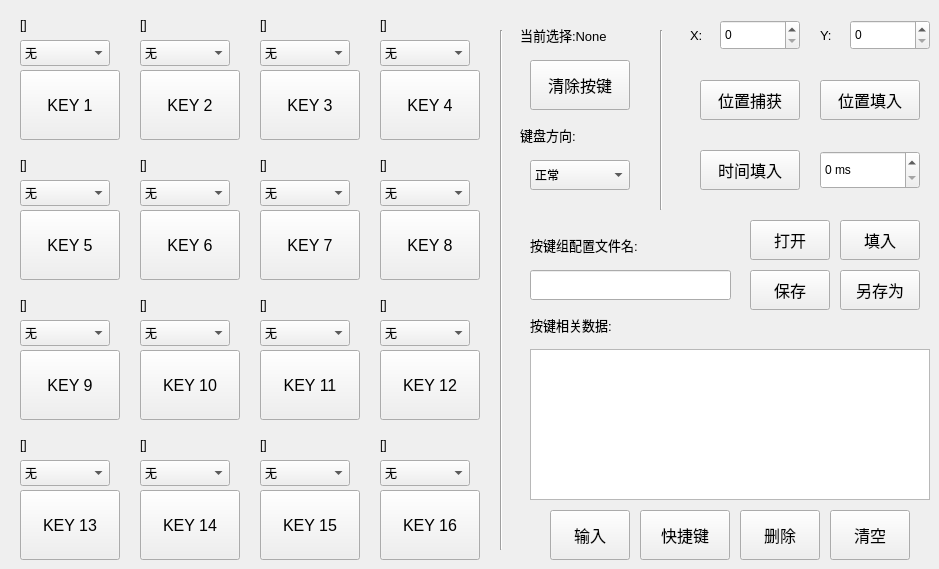
   <widget class="QWidget" name="tab_k">
    <attribute name="title">
     <string>键盘</string>
    </attribute>
    <widget class="QPushButton" name="key1">
     <property name="geometry">
      <rect>
       <x>20</x>
       <y>70</y>
       <width>100</width>
       <height>70</height>
      </rect>
     </property>
     <property name="font">
      <font>
       <pointsize>12</pointsize>
      </font>
     </property>
     <property name="focusPolicy">
      <enum>Qt::NoFocus</enum>
     </property>
     <property name="text">
      <string>KEY 1</string>
     </property>
    </widget>
    <widget class="QPushButton" name="key2">
     <property name="geometry">
      <rect>
       <x>140</x>
       <y>70</y>
       <width>100</width>
       <height>70</height>
      </rect>
     </property>
     <property name="font">
      <font>
       <pointsize>12</pointsize>
      </font>
     </property>
     <property name="focusPolicy">
      <enum>Qt::NoFocus</enum>
     </property>
     <property name="text">
      <string>KEY 2</string>
     </property>
    </widget>
    <widget class="QPushButton" name="key3">
     <property name="geometry">
      <rect>
       <x>260</x>
       <y>70</y>
       <width>100</width>
       <height>70</height>
      </rect>
     </property>
     <property name="font">
      <font>
       <pointsize>12</pointsize>
      </font>
     </property>
     <property name="focusPolicy">
      <enum>Qt::NoFocus</enum>
     </property>
     <property name="text">
      <string>KEY 3</string>
     </property>
    </widget>
    <widget class="QPushButton" name="key4">
     <property name="geometry">
      <rect>
       <x>380</x>
       <y>70</y>
       <width>100</width>
       <height>70</height>
      </rect>
     </property>
     <property name="font">
      <font>
       <pointsize>12</pointsize>
      </font>
     </property>
     <property name="focusPolicy">
      <enum>Qt::NoFocus</enum>
     </property>
     <property name="text">
      <string>KEY 4</string>
     </property>
    </widget>
    <widget class="QPushButton" name="key5">
     <property name="geometry">
      <rect>
       <x>20</x>
       <y>210</y>
       <width>100</width>
       <height>70</height>
      </rect>
     </property>
     <property name="font">
      <font>
       <pointsize>12</pointsize>
      </font>
     </property>
     <property name="focusPolicy">
      <enum>Qt::NoFocus</enum>
     </property>
     <property name="text">
      <string>KEY 5</string>
     </property>
    </widget>
    <widget class="QPushButton" name="key6">
     <property name="geometry">
      <rect>
       <x>140</x>
       <y>210</y>
       <width>100</width>
       <height>70</height>
      </rect>
     </property>
     <property name="font">
      <font>
       <pointsize>12</pointsize>
      </font>
     </property>
     <property name="focusPolicy">
      <enum>Qt::NoFocus</enum>
     </property>
     <property name="text">
      <string>KEY 6</string>
     </property>
    </widget>
    <widget class="QPushButton" name="key7">
     <property name="geometry">
      <rect>
       <x>260</x>
       <y>210</y>
       <width>100</width>
       <height>70</height>
      </rect>
     </property>
     <property name="font">
      <font>
       <pointsize>12</pointsize>
      </font>
     </property>
     <property name="focusPolicy">
      <enum>Qt::NoFocus</enum>
     </property>
     <property name="text">
      <string>KEY 7</string>
     </property>
    </widget>
    <widget class="QPushButton" name="key8">
     <property name="geometry">
      <rect>
       <x>380</x>
       <y>210</y>
       <width>100</width>
       <height>70</height>
      </rect>
     </property>
     <property name="font">
      <font>
       <pointsize>12</pointsize>
      </font>
     </property>
     <property name="focusPolicy">
      <enum>Qt::NoFocus</enum>
     </property>
     <property name="text">
      <string>KEY 8</string>
     </property>
    </widget>
    <widget class="QPushButton" name="key9">
     <property name="geometry">
      <rect>
       <x>20</x>
       <y>350</y>
       <width>100</width>
       <height>70</height>
      </rect>
     </property>
     <property name="font">
      <font>
       <pointsize>12</pointsize>
      </font>
     </property>
     <property name="focusPolicy">
      <enum>Qt::NoFocus</enum>
     </property>
     <property name="text">
      <string>KEY 9</string>
     </property>
    </widget>
    <widget class="QPushButton" name="key10">
     <property name="geometry">
      <rect>
       <x>140</x>
       <y>350</y>
       <width>100</width>
       <height>70</height>
      </rect>
     </property>
     <property name="font">
      <font>
       <pointsize>12</pointsize>
      </font>
     </property>
     <property name="focusPolicy">
      <enum>Qt::NoFocus</enum>
     </property>
     <property name="text">
      <string>KEY 10</string>
     </property>
    </widget>
    <widget class="QPushButton" name="key11">
     <property name="geometry">
      <rect>
       <x>260</x>
       <y>350</y>
       <width>100</width>
       <height>70</height>
      </rect>
     </property>
     <property name="font">
      <font>
       <pointsize>12</pointsize>
      </font>
     </property>
     <property name="focusPolicy">
      <enum>Qt::NoFocus</enum>
     </property>
     <property name="text">
      <string>KEY 11</string>
     </property>
    </widget>
    <widget class="QPushButton" name="key12">
     <property name="geometry">
      <rect>
       <x>380</x>
       <y>350</y>
       <width>100</width>
       <height>70</height>
      </rect>
     </property>
     <property name="font">
      <font>
       <pointsize>12</pointsize>
      </font>
     </property>
     <property name="focusPolicy">
      <enum>Qt::NoFocus</enum>
     </property>
     <property name="text">
      <string>KEY 12</string>
     </property>
    </widget>
    <widget class="QPushButton" name="key13">
     <property name="geometry">
      <rect>
       <x>20</x>
       <y>490</y>
       <width>100</width>
       <height>70</height>
      </rect>
     </property>
     <property name="font">
      <font>
       <pointsize>12</pointsize>
      </font>
     </property>
     <property name="focusPolicy">
      <enum>Qt::NoFocus</enum>
     </property>
     <property name="text">
      <string>KEY 13</string>
     </property>
    </widget>
    <widget class="QPushButton" name="key14">
     <property name="geometry">
      <rect>
       <x>140</x>
       <y>490</y>
       <width>100</width>
       <height>70</height>
      </rect>
     </property>
     <property name="font">
      <font>
       <pointsize>12</pointsize>
      </font>
     </property>
     <property name="focusPolicy">
      <enum>Qt::NoFocus</enum>
     </property>
     <property name="text">
      <string>KEY 14</string>
     </property>
    </widget>
    <widget class="QPushButton" name="key15">
     <property name="geometry">
      <rect>
       <x>260</x>
       <y>490</y>
       <width>100</width>
       <height>70</height>
      </rect>
     </property>
     <property name="font">
      <font>
       <pointsize>12</pointsize>
      </font>
     </property>
     <property name="focusPolicy">
      <enum>Qt::NoFocus</enum>
     </property>
     <property name="text">
      <string>KEY 15</string>
     </property>
    </widget>
    <widget class="QPushButton" name="key16">
     <property name="geometry">
      <rect>
       <x>380</x>
       <y>490</y>
       <width>100</width>
       <height>70</height>
      </rect>
     </property>
     <property name="font">
      <font>
       <pointsize>12</pointsize>
      </font>
     </property>
     <property name="focusPolicy">
      <enum>Qt::NoFocus</enum>
     </property>
     <property name="text">
      <string>KEY 16</string>
     </property>
    </widget>
    <widget class="QLabel" name="lb_key_1">
     <property name="geometry">
      <rect>
       <x>20</x>
       <y>10</y>
       <width>120</width>
       <height>30</height>
      </rect>
     </property>
     <property name="focusPolicy">
      <enum>Qt::NoFocus</enum>
     </property>
     <property name="text">
      <string>[]</string>
     </property>
    </widget>
    <widget class="QLabel" name="lb_key_2">
     <property name="geometry">
      <rect>
       <x>140</x>
       <y>10</y>
       <width>120</width>
       <height>30</height>
      </rect>
     </property>
     <property name="focusPolicy">
      <enum>Qt::NoFocus</enum>
     </property>
     <property name="text">
      <string>[]</string>
     </property>
    </widget>
    <widget class="QLabel" name="lb_key_3">
     <property name="geometry">
      <rect>
       <x>260</x>
       <y>10</y>
       <width>120</width>
       <height>30</height>
      </rect>
     </property>
     <property name="focusPolicy">
      <enum>Qt::NoFocus</enum>
     </property>
     <property name="text">
      <string>[]</string>
     </property>
    </widget>
    <widget class="QLabel" name="lb_key_4">
     <property name="geometry">
      <rect>
       <x>380</x>
       <y>10</y>
       <width>120</width>
       <height>30</height>
      </rect>
     </property>
     <property name="focusPolicy">
      <enum>Qt::NoFocus</enum>
     </property>
     <property name="text">
      <string>[]</string>
     </property>
    </widget>
    <widget class="QLabel" name="lb_key_5">
     <property name="geometry">
      <rect>
       <x>20</x>
       <y>150</y>
       <width>120</width>
       <height>30</height>
      </rect>
     </property>
     <property name="focusPolicy">
      <enum>Qt::NoFocus</enum>
     </property>
     <property name="text">
      <string>[]</string>
     </property>
    </widget>
    <widget class="QLabel" name="lb_key_6">
     <property name="geometry">
      <rect>
       <x>140</x>
       <y>150</y>
       <width>120</width>
       <height>30</height>
      </rect>
     </property>
     <property name="focusPolicy">
      <enum>Qt::NoFocus</enum>
     </property>
     <property name="text">
      <string>[]</string>
     </property>
    </widget>
    <widget class="QLabel" name="lb_key_7">
     <property name="geometry">
      <rect>
       <x>260</x>
       <y>150</y>
       <width>120</width>
       <height>30</height>
      </rect>
     </property>
     <property name="focusPolicy">
      <enum>Qt::NoFocus</enum>
     </property>
     <property name="text">
      <string>[]</string>
     </property>
    </widget>
    <widget class="QLabel" name="lb_key_8">
     <property name="geometry">
      <rect>
       <x>380</x>
       <y>150</y>
       <width>120</width>
       <height>30</height>
      </rect>
     </property>
     <property name="focusPolicy">
      <enum>Qt::NoFocus</enum>
     </property>
     <property name="text">
      <string>[]</string>
     </property>
    </widget>
    <widget class="QLabel" name="lb_key_9">
     <property name="geometry">
      <rect>
       <x>20</x>
       <y>290</y>
       <width>120</width>
       <height>30</height>
      </rect>
     </property>
     <property name="focusPolicy">
      <enum>Qt::NoFocus</enum>
     </property>
     <property name="text">
      <string>[]</string>
     </property>
    </widget>
    <widget class="QLabel" name="lb_key_10">
     <property name="geometry">
      <rect>
       <x>140</x>
       <y>290</y>
       <width>120</width>
       <height>30</height>
      </rect>
     </property>
     <property name="focusPolicy">
      <enum>Qt::NoFocus</enum>
     </property>
     <property name="text">
      <string>[]</string>
     </property>
    </widget>
    <widget class="QLabel" name="lb_key_11">
     <property name="geometry">
      <rect>
       <x>260</x>
       <y>290</y>
       <width>120</width>
       <height>30</height>
      </rect>
     </property>
     <property name="focusPolicy">
      <enum>Qt::NoFocus</enum>
     </property>
     <property name="text">
      <string>[]</string>
     </property>
    </widget>
    <widget class="QLabel" name="lb_key_12">
     <property name="geometry">
      <rect>
       <x>380</x>
       <y>290</y>
       <width>120</width>
       <height>30</height>
      </rect>
     </property>
     <property name="focusPolicy">
      <enum>Qt::NoFocus</enum>
     </property>
     <property name="text">
      <string>[]</string>
     </property>
    </widget>
    <widget class="QLabel" name="lb_key_13">
     <property name="geometry">
      <rect>
       <x>20</x>
       <y>430</y>
       <width>120</width>
       <height>30</height>
      </rect>
     </property>
     <property name="focusPolicy">
      <enum>Qt::NoFocus</enum>
     </property>
     <property name="text">
      <string>[]</string>
     </property>
    </widget>
    <widget class="QLabel" name="lb_key_14">
     <property name="geometry">
      <rect>
       <x>140</x>
       <y>430</y>
       <width>120</width>
       <height>30</height>
      </rect>
     </property>
     <property name="focusPolicy">
      <enum>Qt::NoFocus</enum>
     </property>
     <property name="text">
      <string>[]</string>
     </property>
    </widget>
    <widget class="QLabel" name="lb_key_15">
     <property name="geometry">
      <rect>
       <x>260</x>
       <y>430</y>
       <width>120</width>
       <height>30</height>
      </rect>
     </property>
     <property name="focusPolicy">
      <enum>Qt::NoFocus</enum>
     </property>
     <property name="text">
      <string>[]</string>
     </property>
    </widget>
    <widget class="QLabel" name="lb_key_16">
     <property name="geometry">
      <rect>
       <x>380</x>
       <y>430</y>
       <width>120</width>
       <height>30</height>
      </rect>
     </property>
     <property name="focusPolicy">
      <enum>Qt::NoFocus</enum>
     </property>
     <property name="text">
      <string>[]</string>
     </property>
    </widget>
    <widget class="QComboBox" name="cBox_k_1">
     <property name="geometry">
      <rect>
       <x>20</x>
       <y>40</y>
       <width>90</width>
       <height>26</height>
      </rect>
     </property>
     <property name="focusPolicy">
      <enum>Qt::NoFocus</enum>
     </property>
     <item>
      <property name="text">
       <string>无</string>
      </property>
     </item>
     <item>
      <property name="text">
       <string>单键</string>
      </property>
     </item>
     <item>
      <property name="text">
       <string>快捷键</string>
      </property>
     </item>
     <item>
      <property name="text">
       <string>按键组</string>
      </property>
     </item>
     <item>
      <property name="text">
       <string>光标移位</string>
      </property>
     </item>
     <item>
      <property name="text">
       <string>光标点击</string>
      </property>
     </item>
     <item>
      <property name="text">
       <string>切换键</string>
      </property>
     </item>
     <item>
      <property name="text">
       <string>按键连点</string>
      </property>
     </item>
     <item>
      <property name="text">
       <string>灯控</string>
      </property>
     </item>
     <item>
      <property name="text">
       <string>串口</string>
      </property>
     </item>
     <item>
      <property name="text">
       <string>蜂鸣器</string>
      </property>
     </item>
    </widget>
    <widget class="Line" name="line_5">
     <property name="geometry">
      <rect>
       <x>500</x>
       <y>30</y>
       <width>3</width>
       <height>520</height>
      </rect>
     </property>
     <property name="focusPolicy">
      <enum>Qt::NoFocus</enum>
     </property>
     <property name="orientation">
      <enum>Qt::Vertical</enum>
     </property>
    </widget>
    <widget class="QPlainTextEdit" name="mode3Box">
     <property name="geometry">
      <rect>
       <x>530</x>
       <y>349</y>
       <width>400</width>
       <height>151</height>
      </rect>
     </property>
     <property name="focusPolicy">
      <enum>Qt::NoFocus</enum>
     </property>
     <property name="layoutDirection">
      <enum>Qt::LeftToRight</enum>
     </property>
     <property name="lineWrapMode">
      <enum>QPlainTextEdit::WidgetWidth</enum>
     </property>
     <property name="readOnly">
      <bool>true</bool>
     </property>
     <property name="tabStopWidth">
      <number>80</number>
     </property>
    </widget>
    <widget class="QPushButton" name="mode3_clear">
     <property name="geometry">
      <rect>
       <x>830</x>
       <y>510</y>
       <width>80</width>
       <height>50</height>
      </rect>
     </property>
     <property name="font">
      <font>
       <pointsize>12</pointsize>
      </font>
     </property>
     <property name="focusPolicy">
      <enum>Qt::NoFocus</enum>
     </property>
     <property name="text">
      <string>清空</string>
     </property>
    </widget>
    <widget class="QPushButton" name="mode3_del">
     <property name="geometry">
      <rect>
       <x>740</x>
       <y>510</y>
       <width>80</width>
       <height>50</height>
      </rect>
     </property>
     <property name="font">
      <font>
       <pointsize>12</pointsize>
      </font>
     </property>
     <property name="focusPolicy">
      <enum>Qt::NoFocus</enum>
     </property>
     <property name="text">
      <string>删除</string>
     </property>
    </widget>
    <widget class="QPushButton" name="key_clear">
     <property name="geometry">
      <rect>
       <x>530</x>
       <y>60</y>
       <width>100</width>
       <height>50</height>
      </rect>
     </property>
     <property name="font">
      <font>
       <pointsize>12</pointsize>
      </font>
     </property>
     <property name="focusPolicy">
      <enum>Qt::NoFocus</enum>
     </property>
     <property name="text">
      <string>清除按键</string>
     </property>
    </widget>
    <widget class="QPushButton" name="mode3_input">
     <property name="geometry">
      <rect>
       <x>550</x>
       <y>510</y>
       <width>80</width>
       <height>50</height>
      </rect>
     </property>
     <property name="font">
      <font>
       <pointsize>12</pointsize>
      </font>
     </property>
     <property name="focusPolicy">
      <enum>Qt::NoFocus</enum>
     </property>
     <property name="text">
      <string>输入</string>
     </property>
    </widget>
    <widget class="QLabel" name="label_68">
     <property name="geometry">
      <rect>
       <x>530</x>
       <y>310</y>
       <width>131</width>
       <height>30</height>
      </rect>
     </property>
     <property name="font">
      <font>
       <pointsize>10</pointsize>
      </font>
     </property>
     <property name="focusPolicy">
      <enum>Qt::NoFocus</enum>
     </property>
     <property name="text">
      <string>按键相关数据:</string>
     </property>
    </widget>
    <widget class="Line" name="line_9">
     <property name="geometry">
      <rect>
       <x>660</x>
       <y>30</y>
       <width>3</width>
       <height>180</height>
      </rect>
     </property>
     <property name="focusPolicy">
      <enum>Qt::NoFocus</enum>
     </property>
     <property name="orientation">
      <enum>Qt::Vertical</enum>
     </property>
    </widget>
    <widget class="QLabel" name="lb_key_cs">
     <property name="geometry">
      <rect>
       <x>520</x>
       <y>20</y>
       <width>150</width>
       <height>30</height>
      </rect>
     </property>
     <property name="font">
      <font>
       <pointsize>10</pointsize>
      </font>
     </property>
     <property name="focusPolicy">
      <enum>Qt::NoFocus</enum>
     </property>
     <property name="text">
      <string>当前选择:None</string>
     </property>
    </widget>
    <widget class="QComboBox" name="cBox_key_turn">
     <property name="geometry">
      <rect>
       <x>530</x>
       <y>160</y>
       <width>100</width>
       <height>30</height>
      </rect>
     </property>
     <property name="focusPolicy">
      <enum>Qt::NoFocus</enum>
     </property>
     <item>
      <property name="text">
       <string>正常</string>
      </property>
     </item>
     <item>
      <property name="text">
       <string>右旋90°</string>
      </property>
     </item>
     <item>
      <property name="text">
       <string>旋转180°</string>
      </property>
     </item>
     <item>
      <property name="text">
       <string>左旋90°</string>
      </property>
     </item>
    </widget>
    <widget class="QLabel" name="lb_key_cs_2">
     <property name="geometry">
      <rect>
       <x>520</x>
       <y>120</y>
       <width>150</width>
       <height>30</height>
      </rect>
     </property>
     <property name="font">
      <font>
       <pointsize>10</pointsize>
      </font>
     </property>
     <property name="focusPolicy">
      <enum>Qt::NoFocus</enum>
     </property>
     <property name="text">
      <string>键盘方向:</string>
     </property>
    </widget>
    <widget class="QPushButton" name="mode3_shortcut">
     <property name="geometry">
      <rect>
       <x>640</x>
       <y>510</y>
       <width>90</width>
       <height>50</height>
      </rect>
     </property>
     <property name="font">
      <font>
       <pointsize>12</pointsize>
      </font>
     </property>
     <property name="focusPolicy">
      <enum>Qt::NoFocus</enum>
     </property>
     <property name="text">
      <string>快捷键</string>
     </property>
    </widget>
    <widget class="QComboBox" name="cBox_k_2">
     <property name="geometry">
      <rect>
       <x>140</x>
       <y>40</y>
       <width>90</width>
       <height>26</height>
      </rect>
     </property>
     <property name="focusPolicy">
      <enum>Qt::NoFocus</enum>
     </property>
     <item>
      <property name="text">
       <string>无</string>
      </property>
     </item>
    </widget>
    <widget class="QComboBox" name="cBox_k_3">
     <property name="geometry">
      <rect>
       <x>260</x>
       <y>40</y>
       <width>90</width>
       <height>26</height>
      </rect>
     </property>
     <property name="focusPolicy">
      <enum>Qt::NoFocus</enum>
     </property>
     <item>
      <property name="text">
       <string>无</string>
      </property>
     </item>
    </widget>
    <widget class="QComboBox" name="cBox_k_4">
     <property name="geometry">
      <rect>
       <x>380</x>
       <y>40</y>
       <width>90</width>
       <height>26</height>
      </rect>
     </property>
     <property name="focusPolicy">
      <enum>Qt::NoFocus</enum>
     </property>
     <item>
      <property name="text">
       <string>无</string>
      </property>
     </item>
    </widget>
    <widget class="QComboBox" name="cBox_k_5">
     <property name="geometry">
      <rect>
       <x>20</x>
       <y>180</y>
       <width>90</width>
       <height>26</height>
      </rect>
     </property>
     <property name="focusPolicy">
      <enum>Qt::NoFocus</enum>
     </property>
     <item>
      <property name="text">
       <string>无</string>
      </property>
     </item>
    </widget>
    <widget class="QComboBox" name="cBox_k_6">
     <property name="geometry">
      <rect>
       <x>140</x>
       <y>180</y>
       <width>90</width>
       <height>26</height>
      </rect>
     </property>
     <property name="focusPolicy">
      <enum>Qt::NoFocus</enum>
     </property>
     <item>
      <property name="text">
       <string>无</string>
      </property>
     </item>
    </widget>
    <widget class="QComboBox" name="cBox_k_7">
     <property name="geometry">
      <rect>
       <x>260</x>
       <y>180</y>
       <width>90</width>
       <height>26</height>
      </rect>
     </property>
     <property name="focusPolicy">
      <enum>Qt::NoFocus</enum>
     </property>
     <item>
      <property name="text">
       <string>无</string>
      </property>
     </item>
    </widget>
    <widget class="QComboBox" name="cBox_k_8">
     <property name="geometry">
      <rect>
       <x>380</x>
       <y>180</y>
       <width>90</width>
       <height>26</height>
      </rect>
     </property>
     <property name="focusPolicy">
      <enum>Qt::NoFocus</enum>
     </property>
     <item>
      <property name="text">
       <string>无</string>
      </property>
     </item>
    </widget>
    <widget class="QComboBox" name="cBox_k_9">
     <property name="geometry">
      <rect>
       <x>20</x>
       <y>320</y>
       <width>90</width>
       <height>26</height>
      </rect>
     </property>
     <property name="focusPolicy">
      <enum>Qt::NoFocus</enum>
     </property>
     <item>
      <property name="text">
       <string>无</string>
      </property>
     </item>
    </widget>
    <widget class="QComboBox" name="cBox_k_10">
     <property name="geometry">
      <rect>
       <x>140</x>
       <y>320</y>
       <width>90</width>
       <height>26</height>
      </rect>
     </property>
     <property name="focusPolicy">
      <enum>Qt::NoFocus</enum>
     </property>
     <item>
      <property name="text">
       <string>无</string>
      </property>
     </item>
    </widget>
    <widget class="QComboBox" name="cBox_k_11">
     <property name="geometry">
      <rect>
       <x>260</x>
       <y>320</y>
       <width>90</width>
       <height>26</height>
      </rect>
     </property>
     <property name="focusPolicy">
      <enum>Qt::NoFocus</enum>
     </property>
     <item>
      <property name="text">
       <string>无</string>
      </property>
     </item>
    </widget>
    <widget class="QComboBox" name="cBox_k_12">
     <property name="geometry">
      <rect>
       <x>380</x>
       <y>320</y>
       <width>90</width>
       <height>26</height>
      </rect>
     </property>
     <property name="focusPolicy">
      <enum>Qt::NoFocus</enum>
     </property>
     <item>
      <property name="text">
       <string>无</string>
      </property>
     </item>
    </widget>
    <widget class="QComboBox" name="cBox_k_13">
     <property name="geometry">
      <rect>
       <x>20</x>
       <y>460</y>
       <width>90</width>
       <height>26</height>
      </rect>
     </property>
     <property name="focusPolicy">
      <enum>Qt::NoFocus</enum>
     </property>
     <item>
      <property name="text">
       <string>无</string>
      </property>
     </item>
    </widget>
    <widget class="QComboBox" name="cBox_k_14">
     <property name="geometry">
      <rect>
       <x>140</x>
       <y>460</y>
       <width>90</width>
       <height>26</height>
      </rect>
     </property>
     <property name="focusPolicy">
      <enum>Qt::NoFocus</enum>
     </property>
     <item>
      <property name="text">
       <string>无</string>
      </property>
     </item>
    </widget>
    <widget class="QComboBox" name="cBox_k_15">
     <property name="geometry">
      <rect>
       <x>260</x>
       <y>460</y>
       <width>90</width>
       <height>26</height>
      </rect>
     </property>
     <property name="focusPolicy">
      <enum>Qt::NoFocus</enum>
     </property>
     <item>
      <property name="text">
       <string>无</string>
      </property>
     </item>
    </widget>
    <widget class="QComboBox" name="cBox_k_16">
     <property name="geometry">
      <rect>
       <x>380</x>
       <y>460</y>
       <width>90</width>
       <height>26</height>
      </rect>
     </property>
     <property name="focusPolicy">
      <enum>Qt::NoFocus</enum>
     </property>
     <item>
      <property name="text">
       <string>无</string>
      </property>
     </item>
    </widget>
    <widget class="QPushButton" name="Bt_open_key">
     <property name="geometry">
      <rect>
       <x>750</x>
       <y>220</y>
       <width>80</width>
       <height>40</height>
      </rect>
     </property>
     <property name="font">
      <font>
       <pointsize>12</pointsize>
      </font>
     </property>
     <property name="focusPolicy">
      <enum>Qt::NoFocus</enum>
     </property>
     <property name="text">
      <string>打开</string>
     </property>
    </widget>
    <widget class="QPushButton" name="Bt_save_key">
     <property name="geometry">
      <rect>
       <x>750</x>
       <y>270</y>
       <width>80</width>
       <height>40</height>
      </rect>
     </property>
     <property name="font">
      <font>
       <pointsize>12</pointsize>
      </font>
     </property>
     <property name="focusPolicy">
      <enum>Qt::NoFocus</enum>
     </property>
     <property name="text">
      <string>保存</string>
     </property>
    </widget>
    <widget class="QPushButton" name="Bt_saveas_key">
     <property name="geometry">
      <rect>
       <x>840</x>
       <y>270</y>
       <width>80</width>
       <height>40</height>
      </rect>
     </property>
     <property name="font">
      <font>
       <pointsize>12</pointsize>
      </font>
     </property>
     <property name="focusPolicy">
      <enum>Qt::NoFocus</enum>
     </property>
     <property name="text">
      <string>另存为</string>
     </property>
    </widget>
    <widget class="QLabel" name="label_33">
     <property name="geometry">
      <rect>
       <x>530</x>
       <y>230</y>
       <width>150</width>
       <height>30</height>
      </rect>
     </property>
     <property name="font">
      <font>
       <pointsize>10</pointsize>
      </font>
     </property>
     <property name="focusPolicy">
      <enum>Qt::NoFocus</enum>
     </property>
     <property name="text">
      <string>按键组配置文件名:</string>
     </property>
    </widget>
    <widget class="QLineEdit" name="lineEdit_fileName_key">
     <property name="geometry">
      <rect>
       <x>530</x>
       <y>270</y>
       <width>201</width>
       <height>30</height>
      </rect>
     </property>
     <property name="font">
      <font>
       <pointsize>10</pointsize>
      </font>
     </property>
     <property name="focusPolicy">
      <enum>Qt::NoFocus</enum>
     </property>
     <property name="layoutDirection">
      <enum>Qt::LeftToRight</enum>
     </property>
     <property name="autoFillBackground">
      <bool>false</bool>
     </property>
    </widget>
    <widget class="QPushButton" name="Bt_write_key">
     <property name="geometry">
      <rect>
       <x>840</x>
       <y>220</y>
       <width>80</width>
       <height>40</height>
      </rect>
     </property>
     <property name="font">
      <font>
       <pointsize>12</pointsize>
      </font>
     </property>
     <property name="focusPolicy">
      <enum>Qt::NoFocus</enum>
     </property>
     <property name="text">
      <string>填入</string>
     </property>
    </widget>
    <widget class="QSpinBox" name="spinBox_delay">
     <property name="geometry">
      <rect>
       <x>820</x>
       <y>151</y>
       <width>100</width>
       <height>38</height>
      </rect>
     </property>
     <property name="focusPolicy">
      <enum>Qt::ClickFocus</enum>
     </property>
     <property name="suffix">
      <string> ms</string>
     </property>
     <property name="maximum">
      <number>65535</number>
     </property>
     <property name="value">
      <number>0</number>
     </property>
    </widget>
    <widget class="QSpinBox" name="spinBox_x">
     <property name="geometry">
      <rect>
       <x>720</x>
       <y>20</y>
       <width>80</width>
       <height>30</height>
      </rect>
     </property>
     <property name="focusPolicy">
      <enum>Qt::ClickFocus</enum>
     </property>
     <property name="maximum">
      <number>65535</number>
     </property>
     <property name="value">
      <number>0</number>
     </property>
    </widget>
    <widget class="QSpinBox" name="spinBox_y">
     <property name="geometry">
      <rect>
       <x>850</x>
       <y>20</y>
       <width>80</width>
       <height>30</height>
      </rect>
     </property>
     <property name="focusPolicy">
      <enum>Qt::ClickFocus</enum>
     </property>
     <property name="maximum">
      <number>65535</number>
     </property>
     <property name="value">
      <number>0</number>
     </property>
    </widget>
    <widget class="QPushButton" name="Bt_delay">
     <property name="geometry">
      <rect>
       <x>700</x>
       <y>150</y>
       <width>100</width>
       <height>40</height>
      </rect>
     </property>
     <property name="font">
      <font>
       <pointsize>12</pointsize>
      </font>
     </property>
     <property name="focusPolicy">
      <enum>Qt::NoFocus</enum>
     </property>
     <property name="text">
      <string>时间填入</string>
     </property>
    </widget>
    <widget class="QLabel" name="lb_key_cs_3">
     <property name="geometry">
      <rect>
       <x>690</x>
       <y>20</y>
       <width>31</width>
       <height>30</height>
      </rect>
     </property>
     <property name="font">
      <font>
       <pointsize>10</pointsize>
      </font>
     </property>
     <property name="focusPolicy">
      <enum>Qt::NoFocus</enum>
     </property>
     <property name="text">
      <string>X:</string>
     </property>
    </widget>
    <widget class="QLabel" name="lb_key_cs_4">
     <property name="geometry">
      <rect>
       <x>820</x>
       <y>20</y>
       <width>31</width>
       <height>30</height>
      </rect>
     </property>
     <property name="font">
      <font>
       <pointsize>10</pointsize>
      </font>
     </property>
     <property name="focusPolicy">
      <enum>Qt::NoFocus</enum>
     </property>
     <property name="text">
      <string>Y:</string>
     </property>
    </widget>
    <widget class="QPushButton" name="Bt_pos_input">
     <property name="geometry">
      <rect>
       <x>820</x>
       <y>80</y>
       <width>100</width>
       <height>40</height>
      </rect>
     </property>
     <property name="font">
      <font>
       <pointsize>12</pointsize>
      </font>
     </property>
     <property name="focusPolicy">
      <enum>Qt::NoFocus</enum>
     </property>
     <property name="text">
      <string>位置填入</string>
     </property>
    </widget>
    <widget class="QPushButton" name="Bt_pos_get">
     <property name="geometry">
      <rect>
       <x>700</x>
       <y>80</y>
       <width>100</width>
       <height>40</height>
      </rect>
     </property>
     <property name="font">
      <font>
       <pointsize>12</pointsize>
      </font>
     </property>
     <property name="focusPolicy">
      <enum>Qt::NoFocus</enum>
     </property>
     <property name="text">
      <string>位置捕获</string>
     </property>
    </widget>
   </widget>
